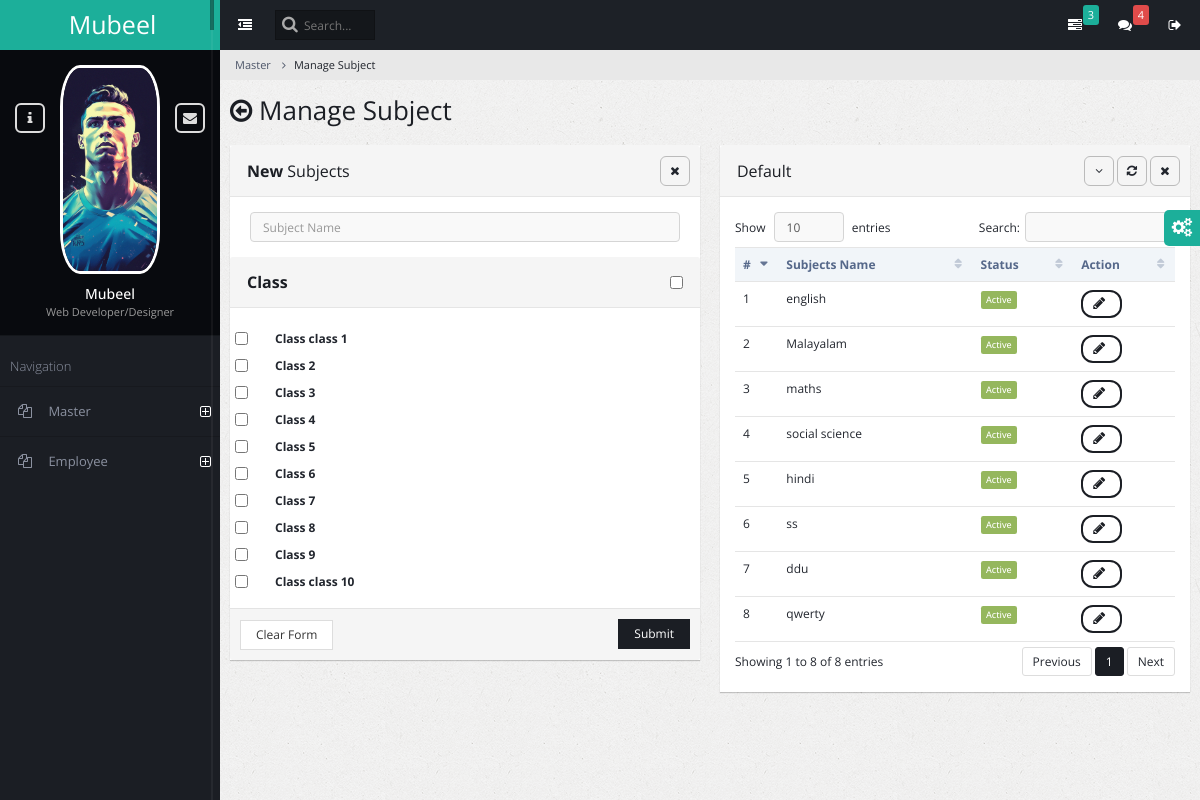
The page /admin_subject_manage/ on the database its author committed.
### admin_master/models.py (models this page shows)
class AmsClass(models.Model):
    class_name = models.CharField(max_length=150)
    status = models.BooleanField(default=True)

class AmsSubject(models.Model):
    subject_name = models.CharField(max_length=150)
    class_name = models.ManyToManyField('AmsClass')
    status = models.BooleanField(default=True)

### admin_master/views.py (the view, shortened to what this page needs)
# urls.py: path('admin_subject_manage/', views.admin_subject_manage, name='admin_subject_manage'),
def admin_subject_manage(request):
    classes = AmsClass.objects.all()
    subjects = AmsSubject.objects.all()
    return render(request, 'admin_master_subject_manage.html', {'classes': classes, 'subjects': subjects})

### admin_master/templates/admin_master_subject_manage.html (shortened to what this page needs)
{% extends "base.html" %}
{% block content %}
<ul class="breadcrumb">
    <li><a href="#">Master</a></li>
    <li class="active">Manage Subject</li>
</ul>
<div class="content-frame-top">
    <div class="page-title">
        <h2><span class="fa fa-arrow-circle-o-left"></span> Manage Subject</h2>
    </div>
</div>
<div class="page-content-wrap">
    <div class="row">
        <div class="col-md-6">
            <form class="form-horizontal" method="post" enctype="multipart/form-data">
            <div class="panel panel-default">
                <div class="panel-heading">
                    <h3 class="panel-title"><strong>New </strong> Subjects</h3>
                    <ul class="panel-controls">
                        <li><a href="#" class="panel-remove"><span class="fa fa-times"></span></a></li>
                    </ul>
                </div>
                <div class="panel-body">
                    <div class="row">
                        <div class="col-md-12">
                            <div class="form-group">
                                <div class="col-md-12 col-xs-12">
                                    <input type="text" required autofocus name='subject_name' class="form-control" placeholder="Subject Name"/>
                                </div>
                            </div>
                        </div>
                    </div>
                </div>
                <div class="panel-heading">
                    <h3 class="panel-title"><strong>Class </strong></h3>
                    <ul class="panel-controls">
                        <li><div class="checkbox">
                            <input type="checkbox"
                            class="classCheckbox"
                            {% comment %} class="icheckbox" {% endcomment %}
                             id="selectAllCheckbox" onclick="checkAll()" />
                        </div></li>
                    </ul>
                </div>
                <div class="panel-body">
                    <div class="row">
                        <div class="col-md-12">
                            {% for class in classes %}
                            <div class="checkbox">
                                <input type="checkbox" name="classes" id="class_id" class="classCheckbox" value="{{class.id}}"/>
                                <label style="font-weight: bold;">Class {{class.class_name}}</label>
                            </div>
                        {% endfor %}
                        </div>
                    </div>
                </div>
                <div class="panel-footer">
                    <input type="reset" value="Clear Form" class="btn btn-default">
                    <button class="btn btn-primary pull-right">Submit</button>
                </div>
            </div>
        </form>
        </div>
        <div class="col-md-6">
            <div class="panel panel-default">
                <div class="panel-heading">
                    <h3 class="panel-title">Default</h3>
                    <ul class="panel-controls">
                        <li><a href="#" class="panel-collapse"><span class="fa fa-angle-down"></span></a></li>
                        <li><a href="#" class="panel-refresh"><span class="fa fa-refresh"></span></a></li>
                        <li><a href="#" class="panel-remove"><span class="fa fa-times"></span></a></li>
                    </ul>
                </div>
                <div class="panel-body">
                    <table class="table datatable">
                        <thead>
                            <tr>
                                <th>#</th>
                                <th>Subjects Name</th>
                                <th>Status</th>
                                <th>Action</th>
                            </tr>
                        </thead>
                        <tbody>
                            {% for Subject in subjects %}
                            <tr id="{{Subject.id}}" >
                                <td>{{ forloop.counter }}</td>
                                <td>{{ Subject.subject_name }}</td>
                                <td>
                                    {% if Subject.status %}
                                    <span class="label label-success ">Active</span>
                                    {% else %}
                                    <span class="label label-danger label-form">Deactive</span>
                                    {% endif %}
                                </td>
                                <td>
                                    <button class="btn btn-primary btn-rounded" onclick="edit_subject_row({{Subject.id}})">
                                        <span id ="spinner{{Subject.id}}" class="fa fa-pencil"></span>
                                    </button>
                                </td>
                            </tr>
                        {% endfor %}
                        </tbody>
                    </table>
                </div>
    </div>
</div>
{% endblock content %}

### rows shown on the page
AmsClass: class_name "class 1"
AmsClass: class_name "2"
AmsClass: class_name "3"
AmsClass: class_name "4"
AmsClass: class_name "5"
AmsClass: class_name "6"
AmsClass: class_name "7"
AmsClass: class_name "8"
AmsClass: class_name "9"
AmsClass: class_name "class 10"
AmsSubject: subject_name "english", status "Active"
AmsSubject: subject_name "Malayalam", status "Active"
AmsSubject: subject_name "maths", status "Active"
AmsSubject: subject_name "social science", status "Active"
AmsSubject: subject_name "hindi", status "Active"
AmsSubject: subject_name "ss", status "Active"
AmsSubject: subject_name "ddu", status "Active"
AmsSubject: subject_name "qwerty", status "Active"
